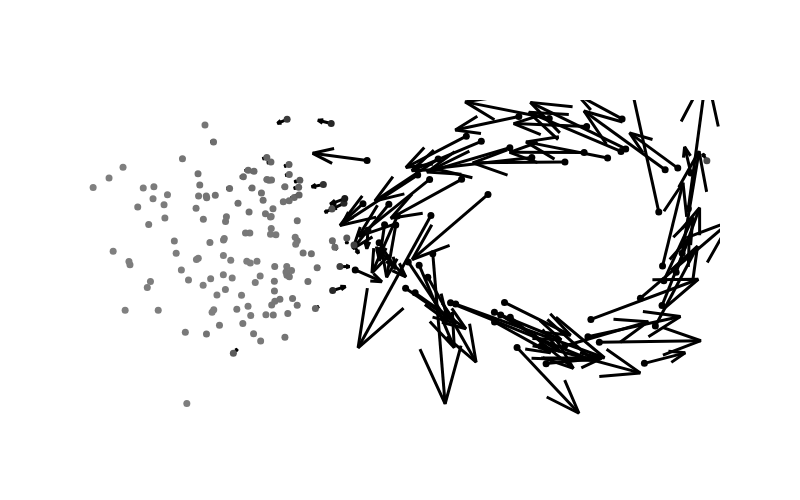
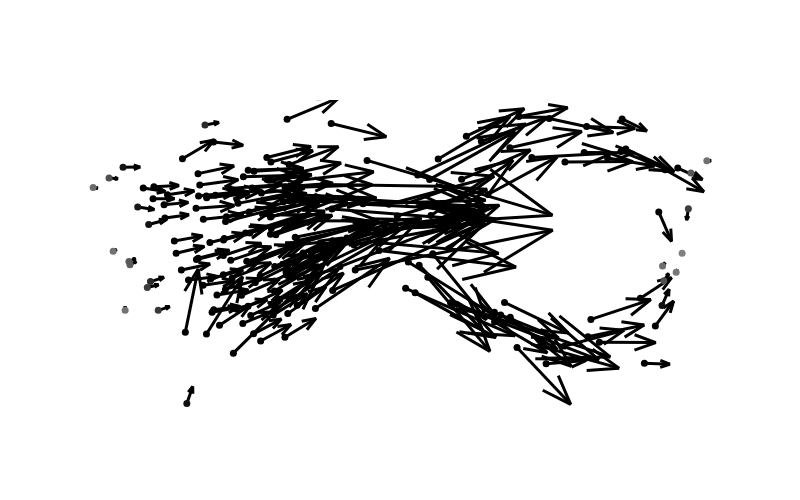

Notebook code for these charts, in order:
### Markdown cell above
Let's now look at the spectrum of the Hodge Laplacian. The data has a large 'hole' which we expect to see as a harmonic 1-form.

### Code cell
vals_1, forms_1 = DG_data.weak_eigenproblem_1(DG_data.D1())

print('First 12 eigenvalues of the 1-Hodge Laplacian:\n', vals_1[:12].round(1))

print('It\'s first eigenform:')
a1 = forms_1[:,0]
plot_quiver_plain(a1, DG_data).show()

print('Second eigenform:')
a2 = forms_1[:,1]
plot_quiver_plain(a2, DG_data).show()

### Figure 1 — Plotly figure (JSON) as saved in the notebook; plotly's stock layout.template omitted (floating-point values rounded to 4 significant figures; data arrays with more than 128 entries replaced by an {"elided": "..."} marker saying what was removed)
{"data": [{"line": {"width": 3}, "marker": {"color": "black"}, "mode": "lines", "type": "scatter", "x": {"elided": "1400 float values"}, "y": {"elided": "1400 float values"}}, {"marker": {"cmax": 0.07379, "cmin": 0.0002782, "color": {"elided": "200 float values"}, "colorscale": [[0, "gray"], [1, "black"]], "size": 7}, "mode": "markers", "type": "scatter", "x": {"elided": "200 float values"}, "y": {"elided": "200 float values"}}], "layout": {"height": 500, "hovermode": "closest", "paper_bgcolor": "rgba(0,0,0,0)", "plot_bgcolor": "rgba(0,0,0,0)", "showlegend": false, "width": 800, "xaxis": {"range": [-1.242, 1.196], "visible": false}, "yaxis": {"range": [-0.6766, 0.516], "scaleanchor": "x", "scaleratio": 1, "visible": false}}}

### Figure 2 — Plotly figure (JSON) as saved in the notebook; plotly's stock layout.template omitted (floating-point values rounded to 4 significant figures; data arrays with more than 128 entries replaced by an {"elided": "..."} marker saying what was removed)
{"data": [{"line": {"width": 3}, "marker": {"color": "black"}, "mode": "lines", "type": "scatter", "x": {"elided": "1400 float values"}, "y": {"elided": "1400 float values"}}, {"marker": {"cmax": 0.07672, "cmin": 0.006644, "color": {"elided": "200 float values"}, "colorscale": [[0, "gray"], [1, "black"]], "size": 7}, "mode": "markers", "type": "scatter", "x": {"elided": "200 float values"}, "y": {"elided": "200 float values"}}], "layout": {"height": 500, "hovermode": "closest", "paper_bgcolor": "rgba(0,0,0,0)", "plot_bgcolor": "rgba(0,0,0,0)", "showlegend": false, "width": 800, "xaxis": {"range": [-1.242, 1.196], "visible": false}, "yaxis": {"range": [-0.6766, 0.516], "scaleanchor": "x", "scaleratio": 1, "visible": false}}}
